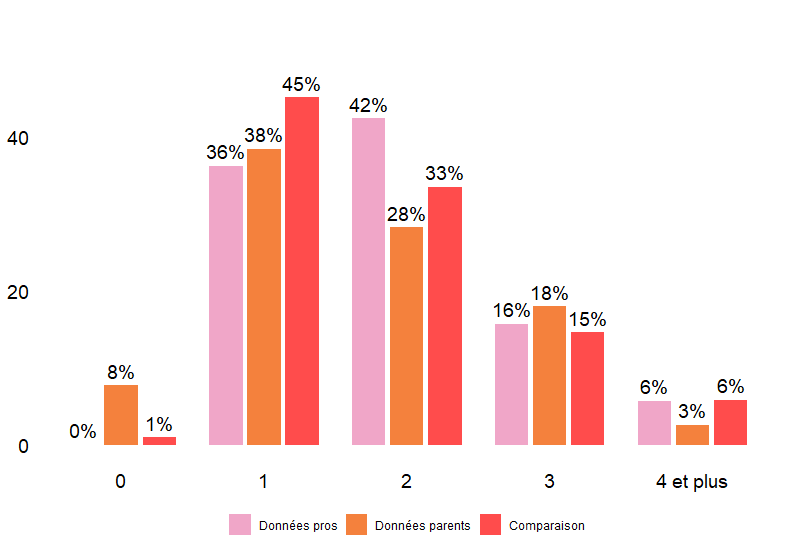

R code for this plot:
library(dplyr)
library(tidyr)
library(ggplot2)
library(forcats)

nb_enfants_count <- PAB %>%
  select(nb_enfants) %>%
  pivot_longer(everything(), names_to = "patient_col", values_to = "value") %>%
  filter(!is.na(value)) %>%
  filter(value != "Je ne sais pas") %>%
  count(value)

nb_enfants_count_percent <- nb_enfants_count %>%
  mutate(percent = n / sum(n) * 100)

## Graphique mis en forme
ggplot(nb_enfants_count_percent, aes(x = value, y = percent)) +
  geom_col(fill="#F0A6C8") +
  labs(x = "Patient", y = "Count") +
  theme_minimal()+
  labs(
    title = NULL,
    x = NULL,
    y = NULL
  )+
  geom_text(aes(label = paste0(round(percent, 1), "%")), vjust = -0.5, family="Avenir", size=4) +
  theme(
    panel.background = element_rect(fill = "transparent", color = NA),
    panel.grid = element_blank(),
    plot.background = element_rect(fill = "transparent", color = NA),
    axis.text.x = element_text(size=16, angle = 0, hjust = 1),
    axis.text.y=element_blank(),
    plot.title = element_text(size = 14, face = "bold", hjust = 0.5)
  )

## Ajout des données parents
nb_enfants_parents <- Nettoyage_parents %>% 
  select(nb_enfants_mineurs, nb_enfants_majeurs)

library(dplyr)

nb_enfants_parents <- nb_enfants_parents %>%
  mutate(nb_enfants_total = nb_enfants_mineurs + nb_enfants_majeurs)

library(dplyr)

# Comptage des occurrences et calcul du pourcentage
nb_enfants_stats <- nb_enfants_parents %>%
  count(nb_enfants_total) %>%               # compte les occurrences de chaque total
  mutate(pourcentage = n / sum(n) * 100)   # calcule le pourcentage

nb_enfants_stats

library(dplyr)

merged_data <- nb_enfants_count_percent %>%
  left_join(nb_enfants_stats, by = "nb_enfants_total")

merged_data

library(dplyr)
library(tidyr)

données_comparaison_nb_enfants_transposed <- données_comparaison_nb_enfants_clean %>%
  mutate(row_id = row_number()) %>%
  pivot_longer(cols = -row_id, names_to = "variable", values_to = "value") %>%
  pivot_wider(names_from = row_id, values_from = value)


## Merge des 2 bases de données
merged_data <- nb_enfants_count_percent %>%
  mutate(value = as.numeric(value)) %>%
  left_join(nb_enfants_stats, by = c("value" = "nb_enfants_total"))

merged_data <- merged_data %>%
  rename(
    données_pros = percent,
    donnees_parents = pourcentage
  )


## Ajout des données de comparaison

library(dplyr)
library(readr)

# 1. Read the CSV
données_comparaison_type_famille <- read_delim(
  "données comparaison type famille.csv", 
  delim = ";", 
  escape_double = FALSE, 
  trim_ws = TRUE
)


library(dplyr)
library(readr)
library(janitor)
données_comparaison_type_famille_clean <- données_comparaison_type_famille %>%
  remove_empty(c("rows", "cols"))

# 4. Merge with previous merged_data by 'value' (or 'nb_enfants_total' if renamed)
final_merged <- merged_data %>%
  left_join(données_comparaison_type_famille_clean, 
            by = c("value" = "nb_enfants")) 
final_merged <- final_merged %>%
  rename(donnees_comparaison = percentage)

# 5. Inspect result
head(final_merged)

library(dplyr)

final_merged <- final_merged %>%
  mutate(donnees_comparaison = donnees_comparaison / 10)




#################
## GRAPH FINAL ##
#################


library(dplyr)
library(tidyr)
library(ggplot2)

# Ordre souhaité
#ordre_familles <- c

# Préparer les données pour le plot
plot_data <- merged_data %>%
  select(value, données_pros, donnees_parents) %>%
  pivot_longer(cols = c(données_pros, donnees_parents),
               names_to = "source",
               values_to = "percent")

  #mutate(
    #value_recode = factor(value_recode, levels = ordre_familles)
  #)

# Graphique horizontal
ggplot(plot_data, aes(x = as.numeric(value), y = percent, fill = source)) +
  geom_col(position = position_dodge(width = 0.8), width = 0.7) +
  geom_text(aes(label = paste0(round(percent), "%")),
            position = position_dodge(width = 0.8),
            vjust = -0.5,
            color = "black",
            size = 5) +
  scale_fill_manual(
    values = c("données_pros" = "#F0A6C8",
               "donnees_parents" = "#F4813D")
  ) +
  scale_x_continuous(
    breaks = seq(0, max(as.numeric(plot_data$value), na.rm = TRUE), by = 1)
  ) +
  labs(x = NULL, y = NULL, fill = NULL) +
  theme_minimal() +
  theme(
    panel.background = element_rect(fill = "transparent", color = NA),
    plot.background = element_rect(fill = "transparent", color = NA),
    panel.grid = element_blank(),
    axis.text.x = element_text(size = 14, color = "black"),
    axis.text.y = NULL,
    legend.text = element_text(color = "black"),
    legend.title = element_text(color = "black"),
    legend.position = "bottom"
  ) +
  ylim(0, max(plot_data$percent, na.rm = TRUE) * 1.2)


library(dplyr)
library(tidyr)
library(ggplot2)

# Préparer les données pour le plot avec les 3 sources
plot_data_final <- final_merged %>%
  select(value, données_pros, donnees_parents, donnees_comparaison) %>%
  pivot_longer(
    cols = c(données_pros, donnees_parents, donnees_comparaison),
    names_to = "source",
    values_to = "percent"
  )

# Graphique vertical avec toutes les sources
ggplot(plot_data_final, aes(x = as.numeric(value), y = percent, fill = source)) +
  geom_col(position = position_dodge(width = 0.8), width = 0.7) +
  geom_text(aes(label = paste0(round(percent), "%")),
            position = position_dodge(width = 0.8),
            vjust = -0.5,
            color = "black",
            size = 5) +
  scale_fill_manual(
    values = c(
      "données_pros" = "#F0A6C8",
      "donnees_parents" = "#F4813D",
      "donnees_comparaison" = "#E03C3C"  # rouge pour comparaison
    )
  ) +
  scale_x_continuous(
    breaks = seq(0, max(as.numeric(plot_data_final$value), na.rm = TRUE), by = 1)
  ) +
  labs(x = NULL, y = NULL, fill = NULL) +
  theme_minimal() +
  theme(
    panel.background = element_rect(fill = "transparent", color = NA),
    plot.background = element_rect(fill = "transparent", color = NA),
    panel.grid = element_blank(),
    axis.text.x = element_text(size = 14, color = "black"),
    axis.text.y = NULL,
    legend.text = element_text(color = "black"),
    legend.title = element_text(color = "black"),
    legend.position = "bottom"
  ) +
  ylim(0, max(plot_data_final$percent, na.rm = TRUE) * 1.2)

## Catégorie 4 et +

library(dplyr)

# Update first two datasets (données_pros and donnees_parents)
merged_data <- merged_data %>%
  mutate(
    value = as.numeric(value),
    value = ifelse(value >= 4, "4 et plus", as.character(value))
  ) %>%
  group_by(value) %>%
  summarise(
    données_pros = sum(as.numeric(données_pros), na.rm = TRUE),
    donnees_parents = sum(as.numeric(donnees_parents), na.rm = TRUE)
  ) %>%
  ungroup()

## New plot

library(dplyr)
library(tidyr)
library(ggplot2)

# Make sure all values are properly grouped
final_plot_data <- final_merged %>%
  mutate(
    value = as.character(value),
    value = ifelse(as.numeric(value) >= 4, "4 et plus", value)
  ) %>%
  group_by(value) %>%
  summarise(
    données_pros = sum(as.numeric(données_pros), na.rm = TRUE),
    donnees_parents = sum(as.numeric(donnees_parents), na.rm = TRUE),
    donnees_comparaison = sum(as.numeric(donnees_comparaison), na.rm = TRUE)
  ) %>%
  ungroup() %>%
  pivot_longer(cols = c(données_pros, donnees_parents, donnees_comparaison),
               names_to = "source",
               values_to = "percent")

# Plot
ggplot(final_plot_data, aes(x = value, y = percent, fill = source)) +
  geom_col(position = position_dodge(width = 0.8), width = 0.7) +
  geom_text(aes(label = paste0(round(percent), "%")),
            position = position_dodge(width = 0.8),
            vjust = -0.5,
            color = "black",
            size = 5) +
  scale_fill_manual(
    values = c(
      "données_pros" = "#FF4C4C", 
      "donnees_parents" = "#F4813D", 
      "donnees_comparaison" = "#F0A6C8"  # same red as before
    ),
    labels = c("Données pros", "Données parents", "Comparaison")
  ) +
  labs(x = NULL, y = NULL, fill = NULL) +
  theme_minimal() +
  theme(
    panel.background = element_rect(fill = "transparent", color = NA),
    plot.background = element_rect(fill = "transparent", color = NA),
    panel.grid = element_blank(),
    axis.text.x = element_text(size = 14, color = "black"),
    axis.text.y = element_text(size = 14, color = "black"),
    legend.text = element_text(color = "black"),
    legend.title = element_text(color = "black"),
    legend.position = "bottom"
  ) +
  ylim(0, max(final_plot_data$percent, na.rm = TRUE) * 1.2)
